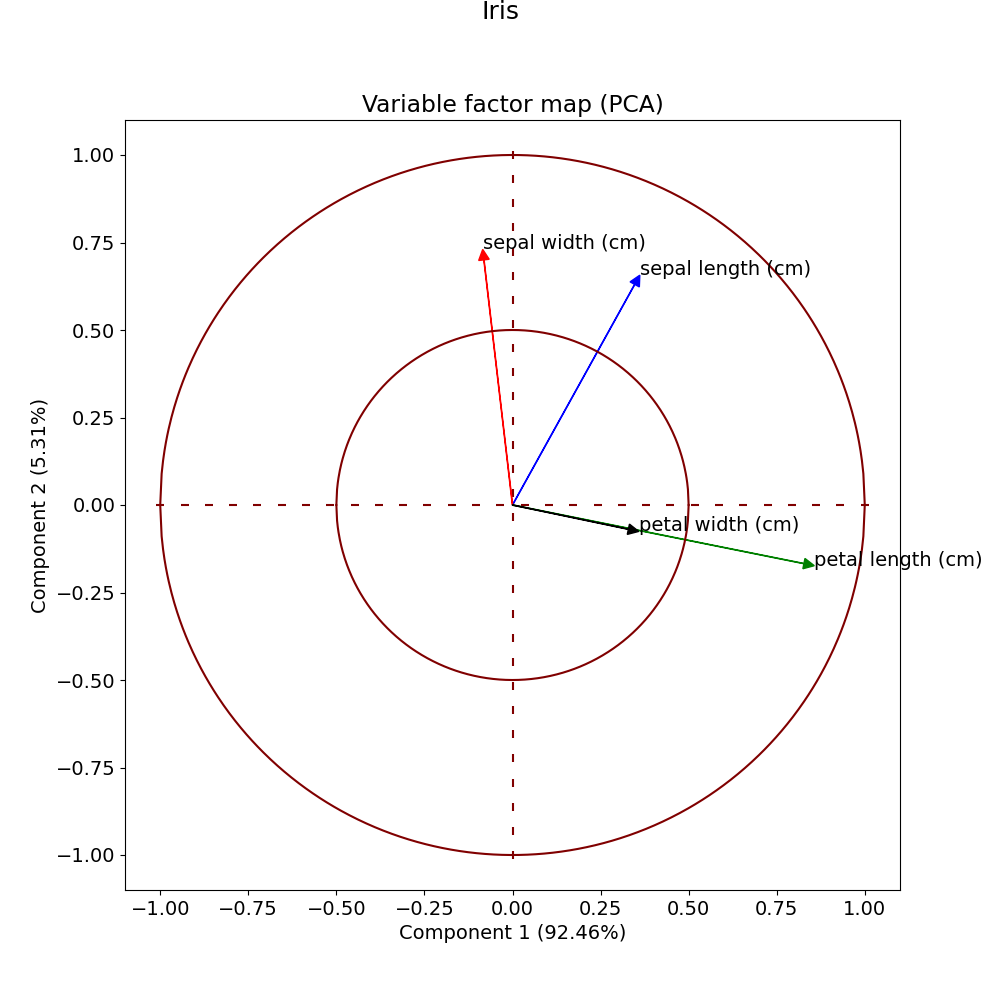

Python code for this plot:
from sklearn import datasets
import numpy as np
from sklearn.decomposition import PCA
import pandas as pd
import matplotlib.pyplot as plt

def pca_map(X, figsize=(10,10), sup="", print_values= False):
    #PCA
    columns=X.columns.values
    pca=PCA(n_components=2)
    pca.fit(X)
    pca_values=pca.components_
    #Plot
    plt.figure(figsize=figsize)
    plt.rcParams.update({'font.size': 14}) 
    #Plot circle
    x=np.linspace(start=-1,stop=1,num=500)
    y_positive=lambda x: np.sqrt(1-x**2) 
    y_negative=lambda x: -np.sqrt(1-x**2)
    plt.plot(x,list(map(y_positive, x)), color='maroon')
    plt.plot(x,list(map(y_negative, x)),color='maroon')
    #Plot smaller circle
    x=np.linspace(start=-0.5,stop=0.5,num=500)
    y_positive=lambda x: np.sqrt(0.5**2-x**2) 
    y_negative=lambda x: -np.sqrt(0.5**2-x**2)
    plt.plot(x,list(map(y_positive, x)), color='maroon')
    plt.plot(x,list(map(y_negative, x)),color='maroon')
    #Create broken lines
    x=np.linspace(start=-1,stop=1,num=30)
    plt.scatter(x,[0]*len(x), marker='_',color='maroon')
    plt.scatter([0]*len(x), x, marker='|',color='maroon')
    #Define color list
    colors = ['blue', 'red', 'green', 'black', 'purple', 'brown']
    if len(pca_values[0]) > 6:
        colors=colors*(int(len(pca_values[0])/6)+1)
    #Plot arrow
    add_string=""
    for i in range(len(pca_values[0])):
        xi=pca_values[0][i]
        yi=pca_values[1][i]
        plt.arrow(0,0, 
                  dx=xi, dy=yi, 
                  head_width=0.03, head_length=0.03, 
                  color=colors[i], length_includes_head=True)
        if print_values==True:
            add_string=f" ({round(xi,2)} {round(yi,2)})"
        plt.text(pca_values[0, i], 
                 pca_values[1, i] , 
                 s=columns[i] + add_string )

    plt.xlabel(f"Component 1 ({round(pca.explained_variance_ratio_[0]*100,2)}%)")
    plt.ylabel(f"Component 2 ({round(pca.explained_variance_ratio_[1]*100,2)}%)")
    plt.title('Variable factor map (PCA)')
    plt.suptitle(sup, y=1, fontsize=18)
    plt.savefig('vfmap.png')

iris = datasets.load_iris()
X=pd.DataFrame(data=iris.data,columns=iris.feature_names)
pca_map(X, figsize=(10,10), sup="Iris")